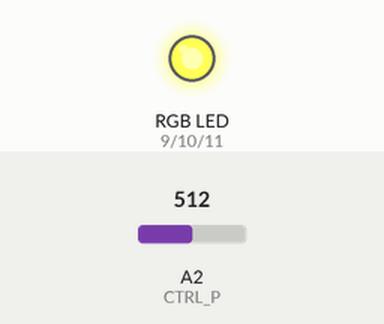
Recording of a sketch running on a simulated Arduino Uno, built with avr-gcc and run on an emulated ATmega328P. Parts: an RGB LED mixed from three pins (HIGH = lit). Inputs (shaded band) come from the test bench; at power-on: A2 (CTRL_P) = 512.

Above: at 1.2 s.
1.3 s: A2 (CTRL_P) set to 716
At 2.3 s:
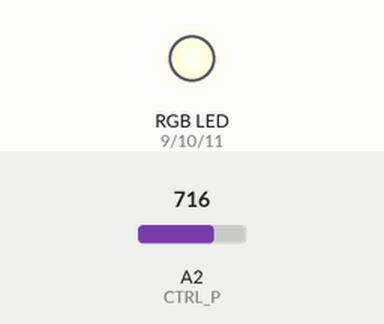
2.8 s: A2 (CTRL_P) set to 755
At 3.5 s:
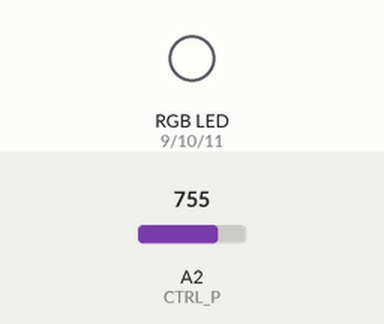
4.3 s: A2 (CTRL_P) set to 767
At 4.6 s:
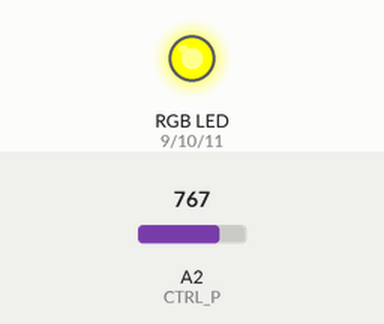
5.8 s: A2 (CTRL_P) set to 1023
At 6.9 s:
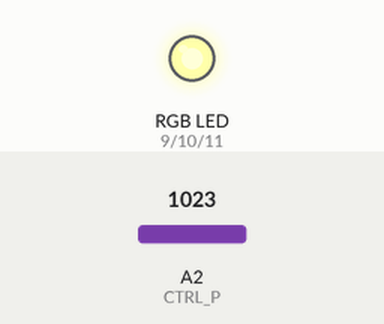
7.3 s: A2 (CTRL_P) set to 0
At 8.1 s:
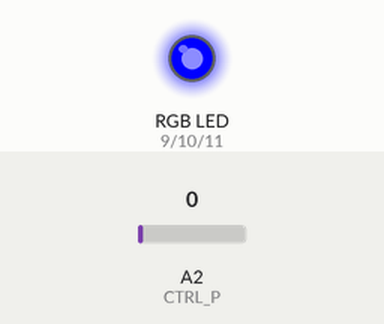
Timing chart, 0 to 9.8 s (numbered marks = the images above; inputs shaded):
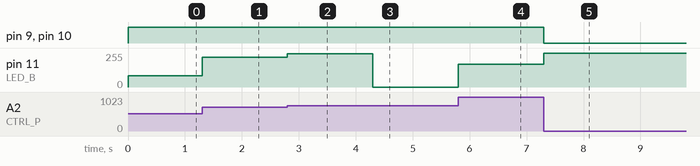

Measured:
- the behaviour switches between 766 and 767 on A2 (CTRL_P) (found by bisection; images 2 and 3)
- after the input at 1.3 s, pin 11 (LED_B): 86/255 → 222/255 at once
- after the input at 2.8 s, pin 11 (LED_B): 222/255 → 248/255 at once
- after the input at 4.3 s, pin 11 (LED_B): 248/255 → 0/255 at once
- after the input at 5.8 s, pin 11 (LED_B): 0/255 → 170/255 at once
- after the input at 7.3 s, pin 9 (LED_R), pin 10 (LED_G): HIGH → LOW at once; pin 11 (LED_B): 170/255 → 255/255 at once

The sketch:

job05.ino
```cpp
const int LED_R = 9;
const int LED_G = 10;
const int LED_B = 11;

const int CTRL_P = A2;

void setup() {
  pinMode(LED_R, OUTPUT);
  pinMode(LED_G, OUTPUT);
  pinMode(LED_B, OUTPUT);
}

void loop() {

  int value = analogRead(CTRL_P);

  int red = 0;
  int green = 0;
  int blue = 0;

  if (value < 255/3) {

    red = value*3;
    green = 0;
    blue = 255;

  } else if (value < (255/3)*2) {

    red = 255;
    green = (value*3)-(255/3);
    blue = 255;

  } else {

    red = 255;
    green = 255;
    blue = value - value/3;

  }

  analogWrite(LED_R, red);
  analogWrite(LED_G, green);
  analogWrite(LED_B, blue);

  delay(1);

}
```
